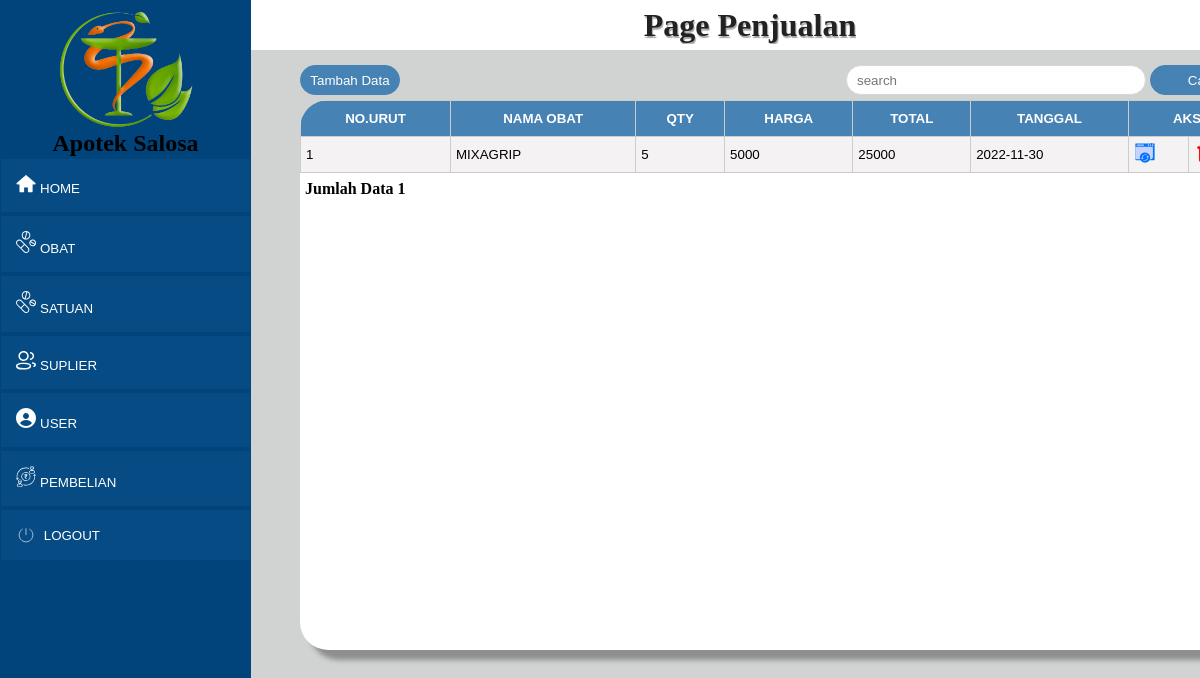
The page /penjualan/penjualan.php on the database its author committed.
### tables this page shows
CREATE TABLE `penjualan` (
  `id_penjualan` int(11) NOT NULL,
  `id_obat` int(11) NOT NULL,
  `qty` int(11) NOT NULL,
  `harga` int(11) NOT NULL,
  `total` int(11) NOT NULL,
  `tanggal` date NOT NULL
);

CREATE TABLE `obat` (
  `id_obat` int(11) NOT NULL,
  `kode_obat` varchar(255) NOT NULL,
  `nama_obat` varchar(255) NOT NULL,
  `satuan` varchar(255) NOT NULL,
  `kategori` varchar(255) NOT NULL,
  `harga_beli` int(11) NOT NULL,
  `harga_jual` int(11) NOT NULL,
  `expired` date NOT NULL,
  `stock` int(255) NOT NULL
);

### penjualan/penjualan.php (the view, shortened to what this page needs)
<?php
require 'functionobat.php';
$jumlahDataPerHalaman = 5;
$query = mysqli_query($conn, 'SELECT * FROM penjualan');
$jumlahData = mysqli_num_rows($query);
$halamanAktif = isset($_GET['halaman']) ? $_GET['halaman'] : 1;
$awalData = $jumlahDataPerHalaman * $halamanAktif - $jumlahDataPerHalaman;
if (isset($_POST['cari'])) {
    $keyword = $_POST['keyword'];
    $penjualan = mysqli_query(
        $conn,
        "SELECT * FROM penjualan,obat  WHERE
   nama_obat LIKE '%$keyword%' OR
   tanggal LIKE '%$keyword%'
    "
    );
} else {
    $penjualan = mysqli_query(
        $conn,
        "SELECT id_penjualan,nama_obat,qty,harga,total,tanggal from penjualan join obat on obat.id_obat=penjualan.id_obat  LIMIT $awalData,$jumlahDataPerHalaman "
    );
}
$no = 1;
?>
<!DOCTYPE html>
<html lang="en">
<head>
    <link rel="stylesheet" href="../css/obat.css" >
    <link rel="stylesheet" href="style.css" >
</head>
<body>
    <div class="container-obat">
        <div class="navbar">
            <h2>Page Penjualan</h2>
        </div>
        <div class="tambah">
            <a href="tambah.php">
            <button >Tambah Data</button>
            </a>
            <div class="keyword">
                <form action="" method="post">
            <input class="cari" type="text" name="keyword" autofocus placeholder="search" autocomplete="of">
            <button type="submit" name="cari">Cari</button>
            </form>
            </div>
        </div>
        <div class="content">
      <table border="1" cellspacing="0">
      <tr>
                <th>NO.URUT</th>
                <th>NAMA OBAT</th>
                <th>QTY</th>
                <th>HARGA</th>
                <th>TOTAL</th>
                <th>TANGGAL</th>
                <th colspan="2">AKSI</th>
     </tr>
        <?php while ($row = mysqli_fetch_assoc($penjualan)): ?>
        <tr>
           <td><?= $no ?></td>
           <td><?= $row['nama_obat'] ?></td>
           <td><?= $row['qty'] ?></td>
           <td><?= $row['harga'] ?></td>
           <td><?= $row['total'] ?></td>
           <td><?= $row['tanggal'] ?></td>
           <td>
            <a href="ubah.php?ubah=<?php echo $row['id_penjualan']; ?>">
                <img class="edit" src="../image/update.svg" alt="">
            </a>
           </td>
           <td>
            <a href="hapus.php?hapus=<?= $row[
                'id_penjualan'
            ] ?>" onclick="return confirm('Apakah Data Akan di Hapus?')">
            <img class="hapus" src="../image/Delete.svg" alt="">
            </a>
           </td>
        </tr>
           <?php $no++; ?>
        <?php endwhile; ?>
      </table>
      <div class="content-navigasi">
      <div class="jmldata">
      <p>Jumlah Data <?= $jumlahData ?></p>
      </div>
        </div>
        </div>
    <div class="sidebar">
            <img src="../image/apotek1.png" alt="logo" >
            <h2>Apotek Salosa</h2>
            <div class="home">
                <a href="../home.php">
                <img src="../image/home.png" alt="home"class="img">
                <button type="button">HOME</button>
                </a>
            </div>
            <div class="obat">
                <a href="../obat/obat.php">
                <img src="../image/obatn.svg" alt="obat" class="img">
                <button type="button">OBAT</button>
                </a>
            </div>
            <div class="satuan">
                <a href="../satuan/satuan.php">
                <img src="../image/obatn.svg" alt="satuan" class="img">
                <button type="button">SATUAN</button>
                </a>
            </div>
            <div class="suplier">
                <a href="../suplier/suplier.php">
                <img src="../image/user1.svg" alt="suplier" class="img">
                <button type="button">SUPLIER</button>
                </a>
            </div>
            <div class="user">
                <a href="../user/user.php">
                <img src="../image/user2.svg" alt="user" class="img">
                <button type="button">USER</button>
                </a>
            </div>
            <div class="pembelian">
                <a href="../pembelian/pembelian.php">
                <img src="../image/transaksi.svg" alt="pembelian" class="img">
                <button type="button">PEMBELIAN</button>
                </a>
            </div>
            <div class="logout">
                <img src="../image/logout.svg" alt="logout" class="img">
                <a href="../login.php">
                <button type="button">LOGOUT</button>
            </a>
            </div>
        </div>
    </div>
</body>
</html>

### css/obat.css (style rules this page uses)
* { margin: 0; padding: 0; box-sizing: border-box; overflow: hidden; }
.container-obat { width: 100%; height: 100vh; background-color: rgb(209, 210, 210); }
.container-obat .navbar { width: 100vw; height: 50px; background-color: #fff; padding-left: 300px; display: flex; align-items: center; justify-content: center; }
.navbar h2 { font-size: 32px; color: #222; text-shadow: 1px 2px 1px #a5a5a5; }
.tambah { margin-top: 15px; margin-left: 300px; width: 950px; display: flex; align-items: center; justify-content: space-between; }
.tambah .cari { margin-left: 0; width: 300px; height: 30px; border: 1px solid #dad6d6; padding-left: 10px; }
.tambah button { width: 100px; height: 30px; background-color: steelblue; color: #fff; border: 1px solid steelblue; border-radius: 16px; margin-right: 5px; margin: 0 0 5px 0; }
.container-obat .content { width: 950px; height: 550px; background-color: #fff; margin: 0 20px 100px 300px; box-shadow: 10px 10px 5px #8f8e8e; border-radius: 28px; }
.container-obat .sidebar { width: 251px; height: 100%; background-color: rgb(1, 68, 123); padding: 10px 1px; display: flex; align-items: center; flex-direction: column; position: fixed; top: 0; left: 0; }
.container-obat .sidebar img { width: 150px; }
.container-obat .sidebar .home { width: 100%; padding: 15px 160px 15px 15px; background-color: rgba(13, 82, 139, 0.5); display: flex; justify-content: space-between; align-items: center; cursor: pointer; margin: 2px 0; }
.sidebar .home .img { width: 20px; }
.sidebar .home button { background-color: transparent; border: none; color: white; }
.container-obat .sidebar .obat { width: 100%; padding: 15px 165px 15px 15px; background-color: rgba(13, 82, 139, 0.5); display: flex; justify-content: space-between; align-items: center; cursor: pointer; margin: 2px 0; }
.sidebar .obat .img { width: 20px; }
.sidebar .obat button { background-color: transparent; border: none; color: white; }
.container-obat .sidebar .satuan { width: 100%; padding: 15px 147px 15px 15px; background-color: rgba(13, 82, 139, 0.5); display: flex; justify-content: space-between; align-items: center; cursor: pointer; margin: 2px 0; }
.sidebar .satuan .img { width: 20px; }
.sidebar .satuan button { background-color: transparent; border: none; color: white; }
.container-obat .sidebar .suplier { width: 100%; padding: 15px 143px 15px 15px; background-color: rgba(13, 82, 139, 0.5); display: flex; justify-content: space-between; align-items: center; cursor: pointer; margin: 2px 0; }
.sidebar .suplier .img { width: 20px; }
.sidebar .suplier button { background-color: transparent; border: none; color: white; }
.container-obat .sidebar .user { width: 100%; padding: 15px 162px 15px 15px; background-color: rgba(13, 82, 139, 0.5); display: flex; justify-content: space-between; align-items: center; cursor: pointer; margin: 2px 0; }
.sidebar .user .img { width: 20px; }
.sidebar .user button { background-color: transparent; border: none; color: white; }
.container-obat .sidebar .pembelian { width: 100%; padding: 15px 126px 15px 15px; background-color: rgba(13, 82, 139, 0.5); display: flex; justify-content: space-between; align-items: center; cursor: pointer; margin: 2px 0; }
.sidebar .pembelian .img { width: 20px; }
.sidebar .pembelian button { background-color: transparent; border: none; color: white; }
.container-obat .sidebar .logout { width: 100%; padding: 15px 150px 15px 15px; background-color: rgba(13, 82, 139, 0.5); display: flex; justify-content: space-between; align-items: center; cursor: pointer; margin: 2px 0; }
.sidebar .logout .img { width: 20px; }
.sidebar .logout button { background-color: transparent; border: none; color: white; }
table { border-collapse: collapse; font-size: 10pt; border: 1px solid #cccccc; font-family: Arial, Helvetica, sans-serif; width: 100%; }
tr:nth-child(even) { background-color: #f4f2f2; }
td { padding: 5px; height: 25px; }
th { padding: 10px; color: #fff; background-color: steelblue; }
.hapus { width: 22px; }
.edit { width: 22px; }
.cari { margin-left: 250px; width: 500px; height: 50px; border-radius: 16px; }
a { text-decoration: none; }
.content-navigasi { padding: 5px 5px; display: flex; justify-content: space-between; align-items: center; }
.jmldata p { font-weight: bold; }

### rows shown on the page
penjualan: id_obat.nama_obat "MIXAGRIP", qty "5", harga "5000", total "25000", tanggal "2022-11-30"

### other values the page prints
$jumlahData "1"
